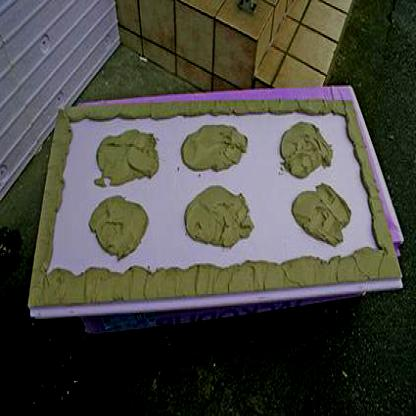
#> input picture dataset/train/riddon_and_dap_png.rf.4169501a25b9042b718cd2e518a1d967.jpg, 416 x 416 px
$ jupyter execute Untitled.ipynb   (shell and % lines are left out)
#> lines starting #> are read from the running program, lines starting #| are printed output that depends on the picture; after the words box and inside, x2 and y2 are one past the last pixel; in counts of white or black regions, pixels touching at a corner belong together
[cell 1]
import cv2

img=cv2.imread("./dataset/train/riddon_and_dap_png.rf.4169501a25b9042b718cd2e518a1d967.jpg")
#> img is the input picture: shape (416, 416, 3); mean B, G, R 65.9, 73.6, 74.1

gray = cv2.cvtColor(img, cv2.COLOR_BGR2GRAY)
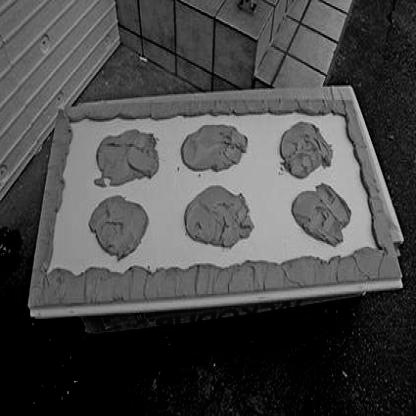
#> gray: shape (416, 416); min 0, max 205, mean 72.9

ret, dst = cv2.threshold(gray, 127, 255, cv2.THRESH_BINARY)
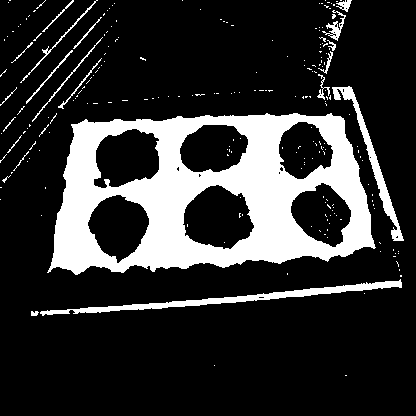
#> dst: shape (416, 416); 19.1% white; 224 white regions (203 under 20 px), largest, box (x1, y1, x2, y2) and area: (47, 113, 376, 275) 27604, (40, 279, 402, 316) 2092, (332, 86, 404, 241) 1285

cv2.imshow("binary", dst)

cv2.imshow("original", img)

cv2.waitKey(0)

$ run again, with dataset/train/riddon_and_dap_png.rf.e65e1dfd5e4e2245c505bf6926ecc021.jpg copied over dataset/train/riddon_and_dap_png.rf.4169501a25b9042b718cd2e518a1d967.jpg
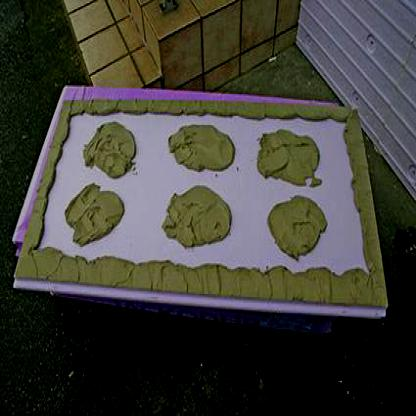
#> input picture dataset/train/riddon_and_dap_png.rf.e65e1dfd5e4e2245c505bf6926ecc021.jpg, 416 x 416 px
#> img is the input picture: shape (416, 416, 3); mean B, G, R 56.7, 63.5, 64.5
#> `gray = cv2.cvtColor(img, cv2.COLOR_BGR2GRAY)`:
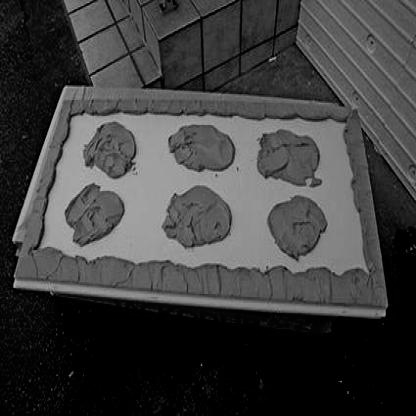
#> gray: shape (416, 416); min 0, max 193, mean 63
#> `ret, dst = cv2.threshold(gray, 127, 255, cv2.THRESH_BINARY)`:
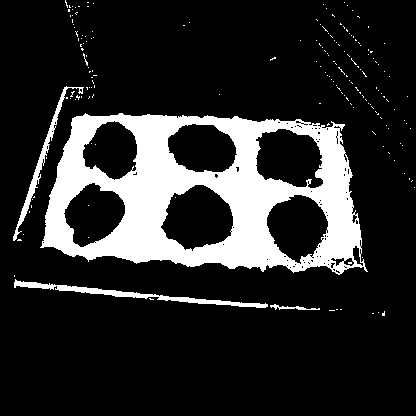
#> dst: shape (416, 416); 16.7% white; 179 white regions (175 under 20 px), largest, box (x1, y1, x2, y2) and area: (40, 113, 368, 275) 26275, (14, 279, 268, 308) 1212, (13, 86, 84, 241) 837, (270, 304, 320, 310) 115
